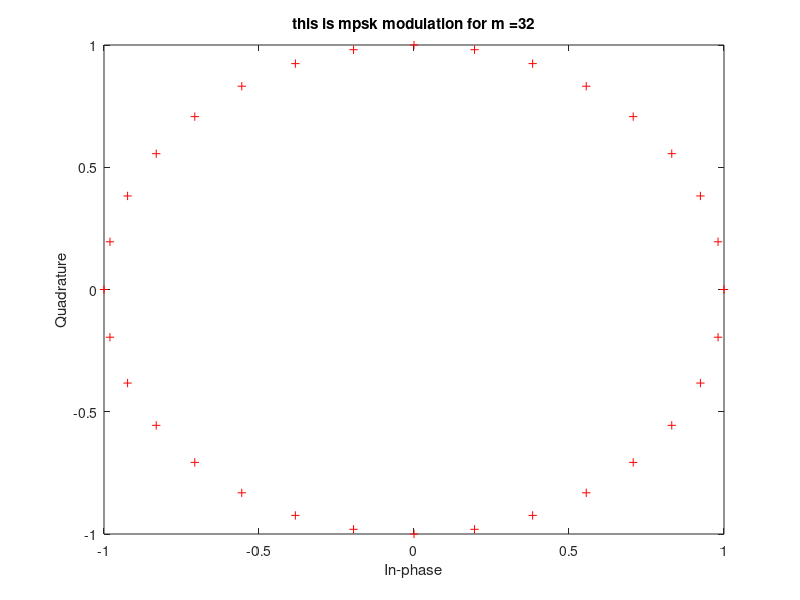

The MATLAB source for this figure:
clc;
clear all;
close all;

%MPSK params
M = 32;
X = 0: M-1;
N = 1;
OFF = 0;

Z = pskmod(X, M);
scatterplot(Z, N, OFF, 'r+');
title("this is mpsk modulation for m =32");
